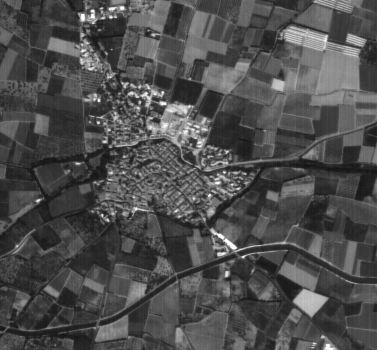
%> input picture TAnguloV/8TP/Images/village.gif, 377 x 350 px
$ octave exercice_4.m   (GNU Octave 9; MATLAB toolbox functions it lacks are replaced by stand-ins)
%> lines starting %> are read from the running program, lines starting %| are printed output that depends on the picture; in (x1, y1, x2, y2) boxes, pixels count from 0 and x2, y2 are one past the last pixel; in counts of white or black regions, pixels touching at a corner belong together; the program's own positions count from 1
### TAnguloV/8TP/calcul_texture.m
function texture = calcul_texture(nombre,moyennes,variances)

texture = 0;
somme = 0;
moyennes_carre = moyennes.*moyennes;
for n = 2:256
	if nombre(n)~=0
		texture = texture+variances(n)-(moyennes_carre(n))/nombre(n);
		somme = somme+nombre(n);
	end
end
texture = texture/somme;

### TAnguloV/8TP/exercice_4.m
clear;
close all;
taille_ecran = get(0,'ScreenSize');
L = taille_ecran(3);
H = taille_ecran(4);

T = 5;
decalage = (T-1)/2;

% Lecture et affichage de l'image a segmenter :
I = imread('Images/village.gif');
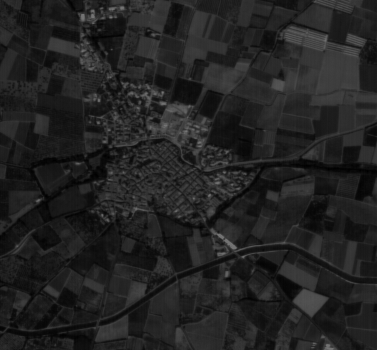
%> I: size 350x377 uint8; min 0, max 115, mean 34.4
I = I(:,1:260);
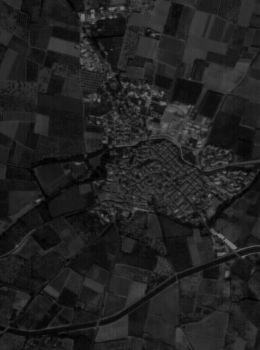
%> I: size 350x260 uint8; min 1, max 115, mean 33.5
[nb_lignes,nb_colonnes] = size(I);
%> nb_lignes = 350; nb_colonnes = 260
I = double(I);
%> I: size 350x260 double
figure('Name','Image a segmenter','Position',[0.2*L,0,0.4*L,0.4*L]);
imagesc(I);
colormap gray;
axis equal;
axis off;
I_carre = I.*I;
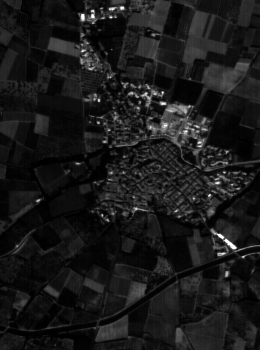
%> I_carre: size 350x260 double; min 1, max 13225, mean 1348.2; drawn with min black and max white

moyenne_voisins = zeros(size(I));
for i = 2:nb_lignes-1
	for j = 2:nb_colonnes-1
		moyenne_voisins(i,j) = 0.25*(1+(I(i-1,j)+I(i+1,j)+I(i,j-1)+I(i,j+1)));
	end
end

nb = zeros(256,1);
moyennes = zeros(256,1);
variances = zeros(256,1);
for i = 3:T+2
	for j = 2:T+2
		moyenne_voisins_arrondi = floor(moyenne_voisins(i,j));
		nb(moyenne_voisins_arrondi) = nb(moyenne_voisins_arrondi)+1;
		moyennes(moyenne_voisins_arrondi) = moyennes(moyenne_voisins_arrondi)+I(i,j);
		variances(moyenne_voisins_arrondi) = variances(moyenne_voisins_arrondi)+I_carre(i,j);
	end
end
%> after the loop, moyennes = 256 values, max 183 at index 31, min 0 at index 1, mean 3.3; nb = 256 values, max 6 at index 31, min 0 at index 1, mean 0.117; variances = 256 values, max 5587 at index 31, min 0 at index 1, mean 96.07

texture = zeros(size(I));
texture(decalage+3,decalage+3) = calcul_texture(nb,moyennes,variances);
%> in calcul_texture, `moyennes_carre = moyennes.*moyennes;`: moyennes_carre = 256 values, max 33489 at index 31, min 0 at index 1, mean 344.7
%> the loop in calcul_texture, `for n = 2:256` made 255 passes
%> (texture, somme) on passes 22, 23, 24, 25, 26, 27, 28, 29, 30, 31, 32, 37: (18, 4), (18, 5), (18, 6), (40.75, 10), (40.75, 11), (102.8, 15), (102.8, 16), (111.8, 20), (117.2, 26), (117.2, 27), (125.2, 29), (125.2, 30)
%> in calcul_texture, `texture = texture/somme;`: texture = 4.17
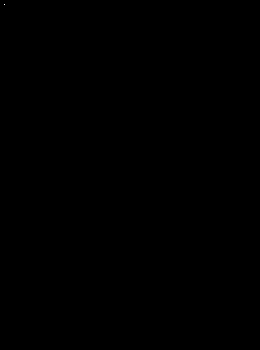
%> texture: size 350x260 double; values 0 (black) and 4.17 (white), 0% white in thin lines or dots, all inside (x1, y1, x2, y2) = (4, 4, 5, 5)
%> (the run ends here)
